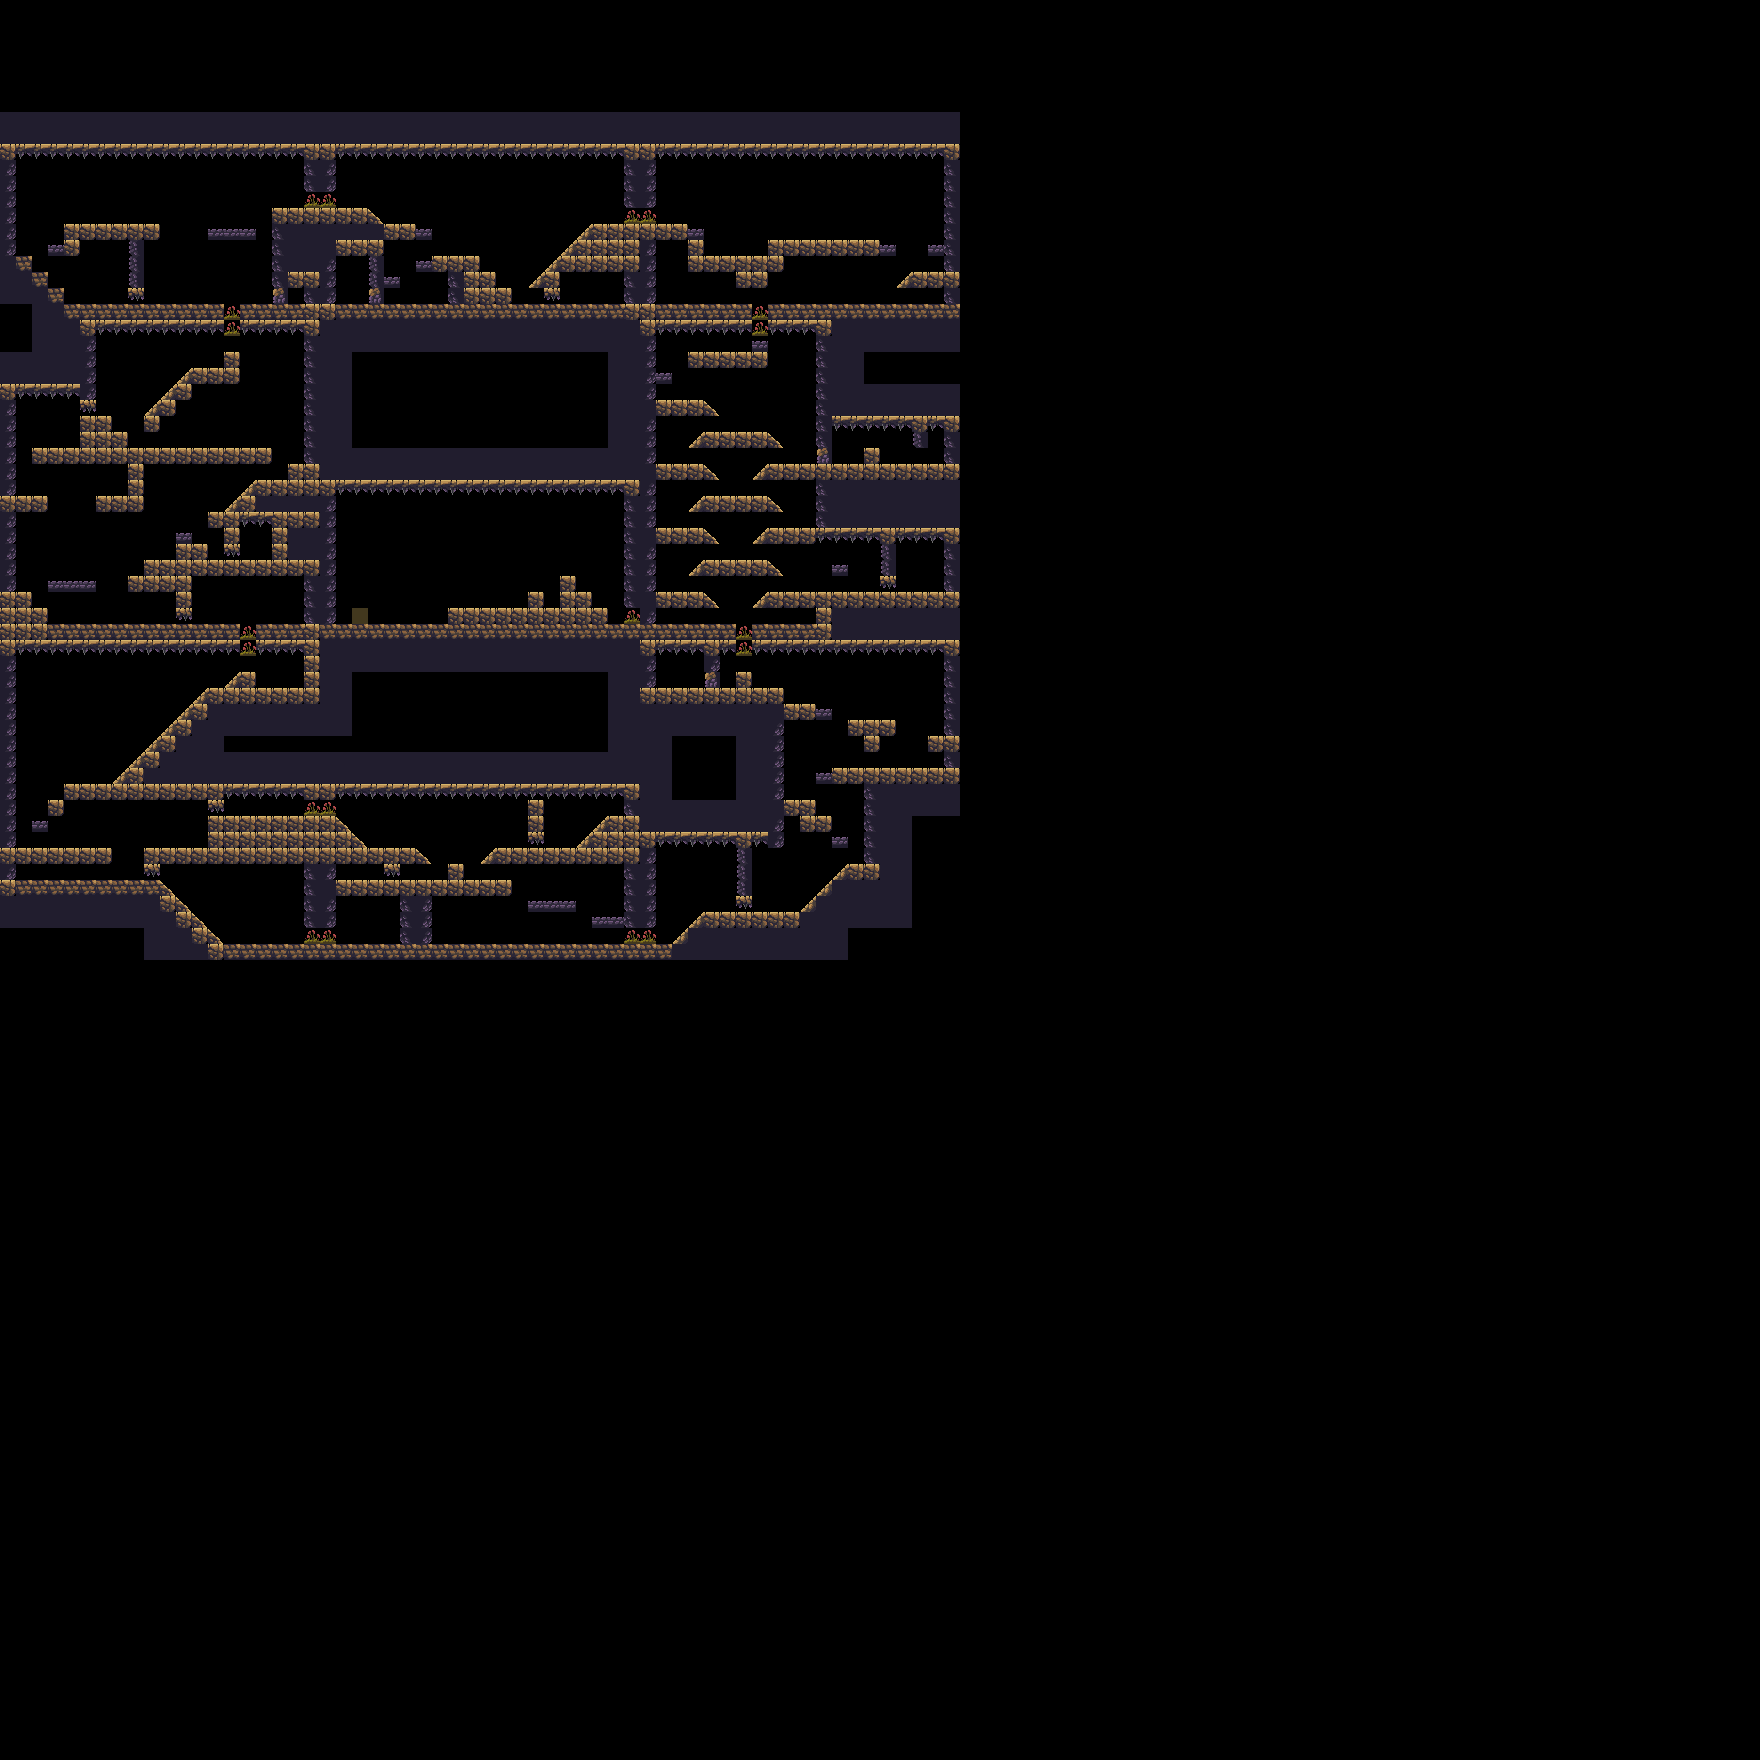

This is a level from a 2D game, rendered from its Tiled map with the project's own tilesets. A one-line summary and the map file follow, with tile-layer data summarised:
An orthogonal 110x110 tile map with 16x16 px tiles, 10 tile layers (Livello tile 1, Livello tile 2, Livello tile 3, Livello tile 4, ...).

<map version="1.8" tiledversion="1.8.2" orientation="orthogonal" renderorder="right-down" width="110" height="110" tilewidth="16" tileheight="16" infinite="0" nextlayerid="30" nextobjectid="1">
 <editorsettings>
  <chunksize width="20" height="20" />
  <export target="Mappa Livello2.txt" format="json" />
 </editorsettings>
 <tileset firstgid="1" source="corto.tsx" />
 <layer id="1" name="Livello tile 1" width="110" height="110">
  <data>[12100 cells, 1595 non-empty, 13 distinct tile ids]</data>
 </layer>
 <layer id="20" name="Livello tile 2" width="110" height="110">
  <data>[12100 cells, 128 non-empty, 11 distinct tile ids]</data>
 </layer>
 <layer id="21" name="Livello tile 3" width="110" height="110">
  <data>[12100 cells, 140 non-empty, 13 distinct tile ids]</data>
 </layer>
 <layer id="22" name="Livello tile 4" width="110" height="110">
  <data>[12100 cells, 122 non-empty, 9 distinct tile ids]</data>
 </layer>
 <layer id="23" name="Livello tile 5" width="110" height="110">
  <data>[12100 cells, 177 non-empty, 10 distinct tile ids]</data>
 </layer>
 <layer id="24" name="Livello tile 6" width="110" height="110">
  <data>[12100 cells, 175 non-empty, 8 distinct tile ids]</data>
 </layer>
 <layer id="25" name="Livello tile 7" width="110" height="110">
  <data>[12100 cells, 229 non-empty, 13 distinct tile ids]</data>
 </layer>
 <layer id="26" name="Livello tile 8" width="110" height="110">
  <data>[12100 cells, 204 non-empty, 11 distinct tile ids]</data>
 </layer>
 <layer id="27" name="Livello tile 9" width="110" height="110">
  <data>[12100 cells, 206 non-empty, 11 distinct tile ids]</data>
 </layer>
 <layer id="29" name="Livello tile 10" width="110" height="110">
  <data>[12100 cells, 215 non-empty, 12 distinct tile ids]</data>
 </layer>
</map>
